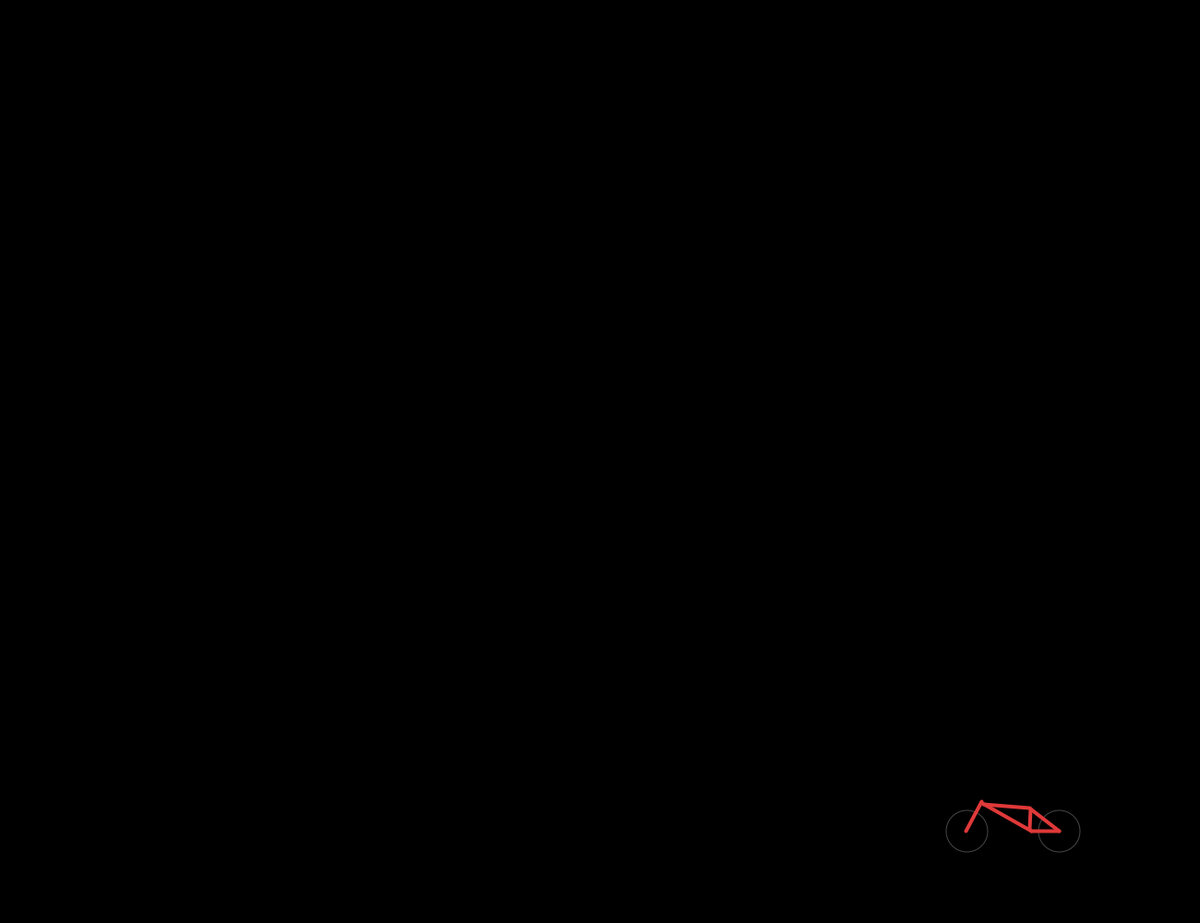
Frame 1 (no input)
Frame 60 (the mouse pressed at the canvas centre just before this capture): blank canvas, image omitted
Frame 120 (the mouse held since frame 60 and released just before this capture): blank canvas, image omitted

The Processing sketch that drew this single still picture (run headless with seeded random() and noise(); from frame 60 on, the mouse is pressed at the canvas centre):

// Processing sketch: bridger_biking
// ── bridger_biking.pde
int bX = 1050;
int bY = 900;
int dX = 0;
float dY = 0; 

void setup ()
{
  size (1300, 1000);
 dX = -3; 
}

void draw()
{
bX = bX + dX;
bY = bY + (int)dY;
dY = dY + 0.3; // gravity


if (dY > 10)
{
   dY = 10;
}
if (dY > 900)
{
   dY = 900;

}

  
 
  background (0,0,0);
  fill (#484545); 
  strokeWeight(4);  // Thicker
  ellipse (bX, bY, 50, 50);
  ellipse (bX + 100 ,bY,  50, 50);
  fill (0,0,0);
  stroke (0,0,0);
   ellipse (bX, bY, 40, 40);
  ellipse (bX+100, bY, 40, 40);

  stroke (#E03939);
  strokeWeight(4);  // Thicker
  line (1150 + bX - 1050, 900 + bY- 900, 1120+ bX- 1050, 900+ bY - 900);
  line (1150 + bX- 1050, 900+ bY- 900, 1119 + bX- 1050,876 + bY - 900);
  line (1120 + bX- 1050, 900 + bY- 900, 1067 + bX- 1050, 870+ bY- 900);
  line (1068 + bX- 1050,871 + bY- 900,1118 + bX- 1050,875 + bY- 900);  
  line (1119 + bX- 1050,876 + bY- 900,1118 + bX- 1050,898 + bY - 900);
  line (1066 + bX- 1050,868 + bY - 900,1049 + bX- 1050,900 + bY - 900);


if ( bX < 0)
{ 
  bX = 1300;
}

}

void keyPressed ()
{
  dY = -10;
}


 

void mousePressed ()
{
  println("mouse" + mouseX + "," + mouseY);
}
